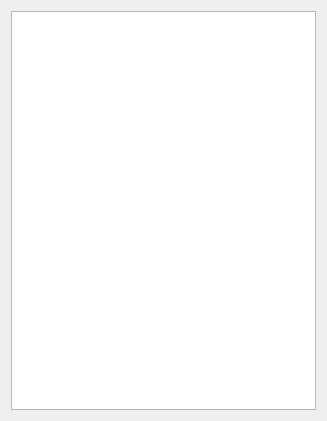
<?xml version="1.0" encoding="UTF-8"?>
<ui version="4.0">
 <class>TextureListWidget</class>
 <widget class="QDockWidget" name="TextureListWidget">
  <property name="geometry">
   <rect>
    <x>0</x>
    <y>0</y>
    <width>327</width>
    <height>421</height>
   </rect>
  </property>
  <property name="windowTitle">
   <string>TextureListWidget</string>
  </property>
  <widget class="QWidget" name="widget">
   <layout class="QVBoxLayout" name="verticalLayout">
    <item>
     <widget class="QTreeView" name="treeView"/>
    </item>
   </layout>
  </widget>
 </widget>
 <layoutdefault spacing="6" margin="11"/>
 <resources/>
 <connections/>
</ui>
